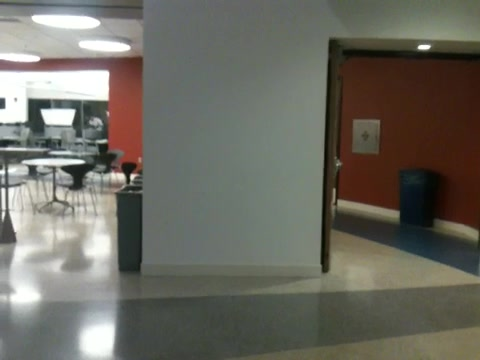
%> input picture Obstable Avoidance---Appearance Variation Cue/test_images/IMG_2820 008.jpg, 480 x 360 px; its folder holds only this picture in this run
$ octave appearance_variation_cue.m   (GNU Octave 9; MATLAB toolbox functions it lacks are replaced by stand-ins)
%> lines starting %> are read from the running program, lines starting %| are printed output that depends on the picture
### Obstable Avoidance---Appearance Variation Cue/makeListOfFiles.m
function files_of_type = makeListOfFiles(file_dir, file_type)
%> called with file_dir = 'training_images', file_type = 'jpg'
% makes a list of files in the directory 'file_dir' of all files of a
% certain type.
files = dir(file_dir);
n_files = size(files,1);
files_of_type = cell(n_files,1);
fot = 0;
for f = 3:n_files
    i = findstr(files(f).name, ['.' file_type]);
    if(sum(size(i)) >= 2)
        fot = fot + 1;
        files_of_type{fot} = files(f).name;
    end
end
files_of_type = files_of_type(1:fot);


### Obstable Avoidance---Appearance Variation Cue/loadImage.m
function Image = loadImage(name, ratio, TO_GRAY)
%> called with name = 'test_images/IMG_2820 008.jpg', ratio = 1, TO_GRAY = true
% Reads and preprocesses an image
Image = imread(name);
%> Image is the input picture: size 360x480x3 uint8; mean R, G, B 108.3, 106.6, 97.6

if(TO_GRAY && size(Image,3) == 3)
    Image = rgb2gray(Image);
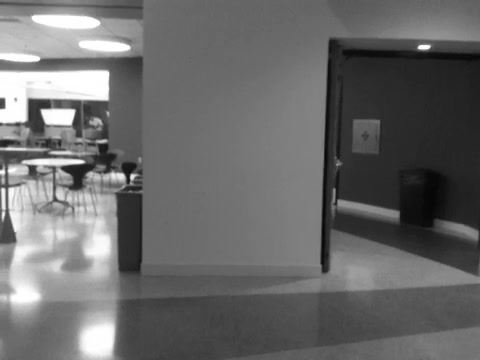
%> Image: size 360x480 uint8; min 5, max 255, mean 106.1
end

if(isa(Image, 'uint8'))
    Image = double(Image) ./ 255;
%> Image: size 360x480 double
end

if(ratio < 1)
    Image = imresize(Image, ratio);
end

### Obstable Avoidance---Appearance Variation Cue/getTextonDistributionFromImage.m
function distribution = getTextonDistributionFromImage(Image, Dictionary)
% Estimates the distribution of textons in "Dictionary" in the "Image",
WIDTH = size(Image,2);
%> WIDTH = 480
HEIGHT = size(Image,1);
%> HEIGHT = 360
finished = false;
x = 1;
y = 1;
s = 0;
FULL_SAMPLING=false;
no_textons=30;
patch_size=5;
no_samples=50;
% initialize distribution
distribution = zeros(1,no_textons);
bin_size = HEIGHT;
%> bin_size = 360

% The method can use full sampling, in which case image patches are extracted
% at all pixels, or random sampling with a fixed number of samples, no_samples.

while(~finished)

    if(~FULL_SAMPLING)
        s = s + 1;
        x = 1 + round(rand(1) * (WIDTH - patch_size - 1));
        y = 1 + round(rand(1) * (HEIGHT - patch_size - 1));
    end

    % extract sample
    Sample = Image(y:y+patch_size-1, x:x+patch_size-1, :);
    Sample = Sample(:)';

    % determine the closest word
    for w = 1:no_textons
        dists(w) = pdist([double(Sample);Dictionary(w,:)]);
    end

    % add to the distribution
    [val,ind] = min(dists);
    distribution(ind) = distribution(ind) + 1;

        if (s == no_samples)
            finished = true;
        end
    end
%> this loop made 50 passes
%> (val, ind) on passes 1 to 12: (0.091, 2), (0.244, 28), (0.225, 2), (0.194, 18), (0.294, 28), (0.557, 17), (0.153, 17), (0.121, 2), (0.229, 2), (0.412, 1), (0.261, 28), (0.0758, 17)
%> after the loop, distribution = 30 values, max 12 at index 2, min 0 at index 7, mean 1.67; dists = 30 values, max 2.31 at index 13, min 0.12 at index 2, mean 1.16; finished = true; s = 50; x = 291; y = 173

% Normalize distribution
distribution = distribution ./ sum(distribution);
%> distribution = 30 values, max 0.24 at index 2, min 0 at index 7, mean 0.0333

### Obstable Avoidance---Appearance Variation Cue/getEntropy.m
function H = getEntropy(P)
% P is a column vector containing probabilities
% H is its corresponding entropy

if(size(P,2) > size(P,1))
    P = P';
end

% normalise P
if(sum(P) ~= 0)
    P = P ./ sum(P);
%> P has the same summary as distribution in getTextonDistributionFromImage
    % calculate entropy
    s_P = size(P);
%> s_P = [30 1]
    H = 0;
    for c = 1:s_P(1,1)
        if(P(c,1) ~= 0)
            H = H - P(c,1) * log2(P(c,1));
        end
    end
%> this loop made 30 passes
%> H on passes 1, 2, 3, 4, 5, 6, 9, 17, 18, 19, 20, 27: 0.186, 0.68, 0.793, 0.906, 1.02, 1.13, 1.24, 1.72, 2.09, 2.2, 2.32, 2.43
else
    error('The sum of P is zero.');
end

### Obstable Avoidance---Appearance Variation Cue/appearance_variation_cue.m
%TEXTON METHOD FOR QUANTIFYING APPEARANCE VARIATION
close all;clear all;clc;
%initialization of parameters
test_dir = 'test_images';
image_type = 'jpg';
TRAINING = true;
training_dir = 'training_images';
appearance_variation = true;
graphics = true;
output_to_screen = true;
no_textons=30;%there are 30 textons in the dictionary
%Forming the dictionary of codewords
warning off all; % the used jpeg images give some warnings.
training_images = makeListOfFiles(training_dir, image_type);
%loading learned dictionary of textons
load('Dictionary.mat');
% enable the formTextonDictionaryModified function to train from
% training_images dataset
% Dictionary = formTextonDictionaryModified(training_dir, training_images,output_to_screen, graphics);

%Obtaining distributions from the test images
% load test images
test_images = makeListOfFiles(test_dir, image_type);
n_images = length(test_images);
% initialize outputs
n_dims =no_textons;
Distributions = zeros(n_images, n_dims);
Entropies = zeros(n_images,1);
fprintf('Extracting texton distributions from test images.\n');
% extract texton distributions:
h = figure();
for im = 1:n_images
    % load image:
    fprintf('Image %d / %d\n', im, n_images);
    Image = loadImage([test_dir, '/', test_images{im}],1,true);
    % extract distribution:
    distribution = getTextonDistributionFromImage(Image, Dictionary);
    Distributions(im, :) = distribution;
    % calculate entropy:
    Entropies(im) = getEntropy(distribution');
    figure(h);
    subplot(1,2,1);
    imshow(Image);
    title('Image');
    subplot(1,2,2);
    plot(1:im, Entropies(1:im), 'LineWidth', 2, 'Color', 'red');
    title('Entropy over time.');
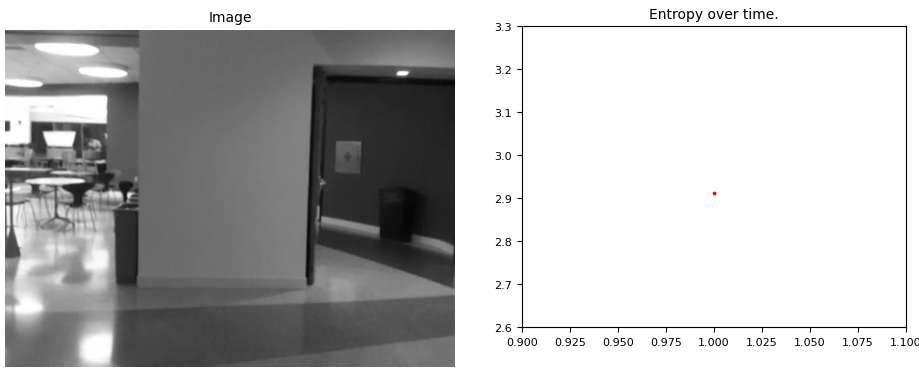
%> figure redrawn from the program's plot data, 2 panels
end
%plotting the smoothened entropy values ('smooth' uses a moving average
%filter)
    figure(h);
    subplot(1,2,2);
    hold on;
    plot(1:n_images, smooth(Entropies(1:n_images)), 'LineWidth', 2, 'Color', 'blue');
